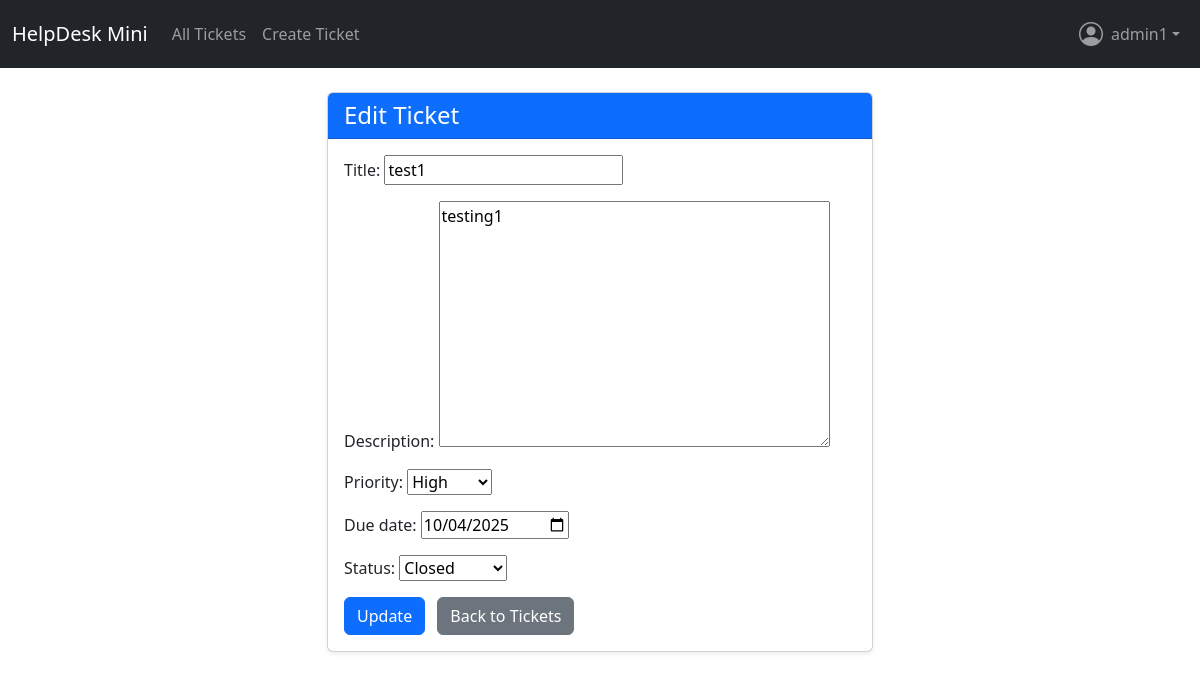
The page /ticket/4/edit/ (signed in) on the database its author committed.
### tickets/models.py (models this page shows, shortened)
class Ticket(models.Model):
    PRIORITY_CHOICES = [
        ('Low', 'Low'),
        ('Medium', 'Medium'),
        ('High', 'High'),
        ('Critical', 'Critical'),
    ]
    STATUS_CHOICES = [
    ('Open', 'Open'),
    ('In Progress', 'In Progress'),
    ('Resolved', 'Resolved'),
    ('Closed', 'Closed'),
]
    status = models.CharField(max_length=20, choices=STATUS_CHOICES, default='Open')
    user = models.ForeignKey(User, on_delete=models.CASCADE)
    title = models.CharField(max_length=200)
    description = models.TextField()
    priority = models.CharField(max_length=10, choices=PRIORITY_CHOICES, default='Medium')
    due_date = models.DateField(null=True, blank=True)
    created_at = models.DateTimeField(auto_now_add=True)

### tickets/views.py (the view)
# urls.py: path('ticket/<int:pk>/edit/', views.ticket_edit, name='ticket_edit'),
@login_required
def ticket_edit(request, pk):
    ticket = get_object_or_404(Ticket, pk=pk)
    if not (ticket.user == request.user or request.user.is_staff):
        raise PermissionDenied("You do not have permission to edit this ticket.")
    if request.method == 'POST':
        form = TicketForm(request.POST, instance=ticket)
        if form.is_valid():
            form.save()
            return redirect('ticket_detail', pk=ticket.pk)
    else:
        form = TicketForm(instance=ticket)
    return render(request, 'tickets/ticket_form.html', {'form': form, 'edit_mode': True})

### tickets/forms.py
class TicketForm(forms.ModelForm):
    class Meta:
        model = Ticket
        fields = ['title', 'description', 'priority', 'due_date', 'status']
        widgets = {
            'due_date': DateInput(),
        }

### tickets/templates/tickets/ticket_form.html (shortened to what this page needs)
<!DOCTYPE html>
<html lang="en">
<head>
</head>
<body>
   {% extends "base.html" %}
{% block content %}
<div class="row justify-content-center">
  <div class="col-md-8 col-lg-6">
    <div class="card shadow-sm">
      <div class="card-header bg-primary text-white">
        <h4 class="mb-0">
          {% if edit_mode %}
            Edit Ticket
          {% else %}
            Create Ticket
          {% endif %}
        </h4>
      </div>
      <div class="card-body">
        <form method="post">
          {% for field in form %}
            <div class="mb-3">
              {{ field.label_tag }}
              {{ field }}
            </div>
          {% endfor %}
          <button type="submit" class="btn btn-primary">
            {% if edit_mode %}Update{% else %}Submit{% endif %}
          </button>
          <a href="{% url 'ticket_list' %}" class="btn btn-secondary ms-2">Back to Tickets</a>
        </form>
      </div>
    </div>
  </div>
</div>
{% endblock %}

### tickets/templates/base.html (shortened to what this page needs)
<!DOCTYPE html>
<html>
<head>
    <link href="https://cdn.jsdelivr.net/npm/bootstrap@5.3.3/dist/css/bootstrap.min.css" rel="stylesheet">
    <link rel="stylesheet" href="https://cdn.jsdelivr.net/npm/bootstrap-icons@1.11.3/font/bootstrap-icons.css">
</head>
<body>
    {% if not request.path == '/accounts/login/' %}
    <nav class="navbar navbar-expand-lg navbar-dark bg-dark">
        <div class="container-fluid">
            <a class="navbar-brand" href="{% url 'ticket_list' %}">HelpDesk Mini</a>
            <div class="collapse navbar-collapse" id="navbarNav">
                <ul class="navbar-nav me-auto ">
                    <li class="nav-item">
                        <a class="nav-link" href="{% url 'ticket_list' %}">All Tickets</a>
                    </li>
                    <li class="nav-item">
                        <a class="nav-link" href="{% url 'ticket_create' %}">Create Ticket</a>
                    </li>
                </ul>
                <ul class="navbar-nav ms-auto">
                    {% if user.is_authenticated %}
                    <li class="nav-item dropdown">
                        <a class="nav-link dropdown-toggle d-flex align-items-center" href="#" id="profileDropdown"
                            role="button" data-bs-toggle="dropdown" aria-expanded="false">
                            <i class="bi bi-person-circle" style="font-size: 1.5rem;"></i>
                            <span class="ms-2">{{ user.username }}</span>
                        </a>
                    </li>
                    {% else %}
                    <li class="nav-item">
                        <a class="nav-link" href="{% url 'login' %}?next={{ request.path }}">Login</a>
                    </li>
                    {% endif %}
                </ul>
            </div>
        </div>
    </nav>
    {% endif %}
    <div class="container mt-4">
        {% block content %}{% endblock %}
    </div>
</body>
</html>

### rows shown on the page
Ticket: form "test1" "testing1" "High" "10/04/2025" "Closed"

### other values the page prints
{{ user.username }} "admin1"
{{ field.label_tag }} "Title:" "Description:" "Priority:" "Due date:" "Status:"
